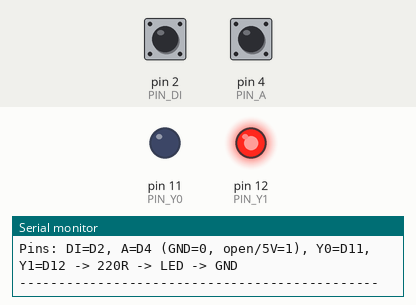
This sketch was run on a simulated Arduino Uno, built with avr-gcc and run on an emulated ATmega328P. Parts: output pins drawn as LEDs (lit = HIGH), the last lines printed to the serial monitor. The test bench sets the inputs (shaded band); at power-on: pin 2 (PIN_DI) HIGH, pin 4 (PIN_A) HIGH.

Above: at 1.3 s.
1.4 s: pin 2 (PIN_DI) pulled LOW for 0.15 s
At 1.47 s:
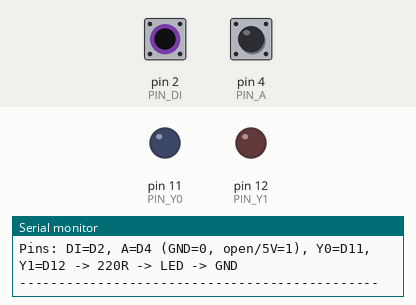
3.0 s: pin 4 (PIN_A) pulled LOW for 0.15 s
At 3.07 s:
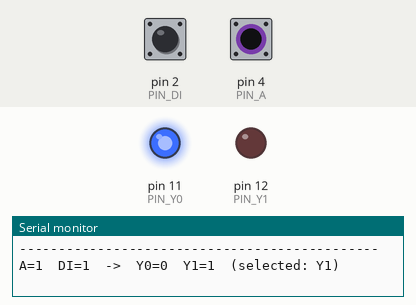
4.6 s: pin 4 (PIN_A) pulled LOW for 3.2 s
At 8.5 s:
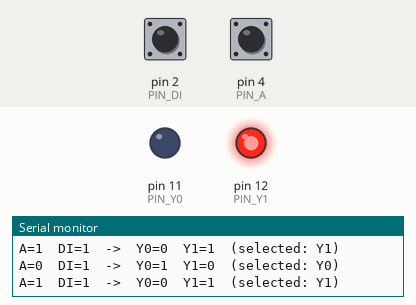
9.3 s: pin 2 (PIN_DI) pulled LOW for 3.2 s
At 9.6 s:
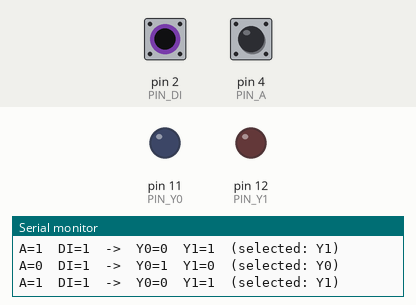
Timing chart, 0 to 14.0 s (numbered marks = the images above; inputs shaded):
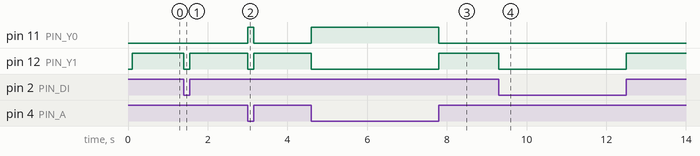

Measured:
- after the input at 1.4 s, pin 12 (PIN_Y1): HIGH → LOW at once, → HIGH 0.15 s later
- after the input at 3.0 s, pin 11 (PIN_Y0): LOW → HIGH at once, → LOW 0.15 s later; pin 12 (PIN_Y1): HIGH → LOW at once, → HIGH 0.15 s later
- after the input at 4.6 s, pin 11 (PIN_Y0): LOW → HIGH at once, → LOW 3.2 s later; pin 12 (PIN_Y1): HIGH → LOW at once, → HIGH 3.2 s later
- after the input at 9.3 s, pin 12 (PIN_Y1): HIGH → LOW at once, → HIGH 3.2 s later

The sketch:

demux.ino
```cpp
// DEMUX 1-to-2 — standalone sketch for Arduino IDE
// Wiring:
//   D2 (DI), D4 (A) — jumper to GND (=0); open or 5V (=1, internal pull-up)
//   D11 (Y0), D12 (Y1) — each --[220 Ohm]-- LED (+) -- LED (-) -- GND

#define PIN_DI 2
#define PIN_A  4
#define PIN_Y0 11
#define PIN_Y1 12

unsigned long lastPrintTime = 0;
const unsigned long printInterval = 2000;

bool demux_y0(bool a, bool di) {
  return !a && di;
}

bool demux_y1(bool a, bool di) {
  return a && di;
}

void setup() {
  pinMode(PIN_DI, INPUT_PULLUP);
  pinMode(PIN_A,  INPUT_PULLUP);
  pinMode(PIN_Y0, OUTPUT);
  pinMode(PIN_Y1, OUTPUT);

  Serial.begin(9600);
  Serial.println("DEMUX 1-to-2  |  A -> selects Y0 (0) or Y1 (1)");
  Serial.println("Pins: DI=D2, A=D4 (GND=0, open/5V=1), Y0=D11, Y1=D12 -> 220R -> LED -> GND");
  Serial.println("----------------------------------------------");
}

void loop() {
  bool a  = digitalRead(PIN_A);
  bool di = digitalRead(PIN_DI);

  bool y0 = demux_y0(a, di);
  bool y1 = demux_y1(a, di);
  digitalWrite(PIN_Y0, y0);
  digitalWrite(PIN_Y1, y1);

  if (millis() - lastPrintTime >= printInterval) {
    lastPrintTime = millis();

    Serial.print("A=");
    Serial.print(a);
    Serial.print("  DI=");
    Serial.print(di);
    Serial.print("  ->  Y0=");
    Serial.print(y0);
    Serial.print("  Y1=");
    Serial.print(y1);
    Serial.print("  (selected: Y");
    Serial.print(a ? "1" : "0");
    Serial.println(")");
  }
}
```
